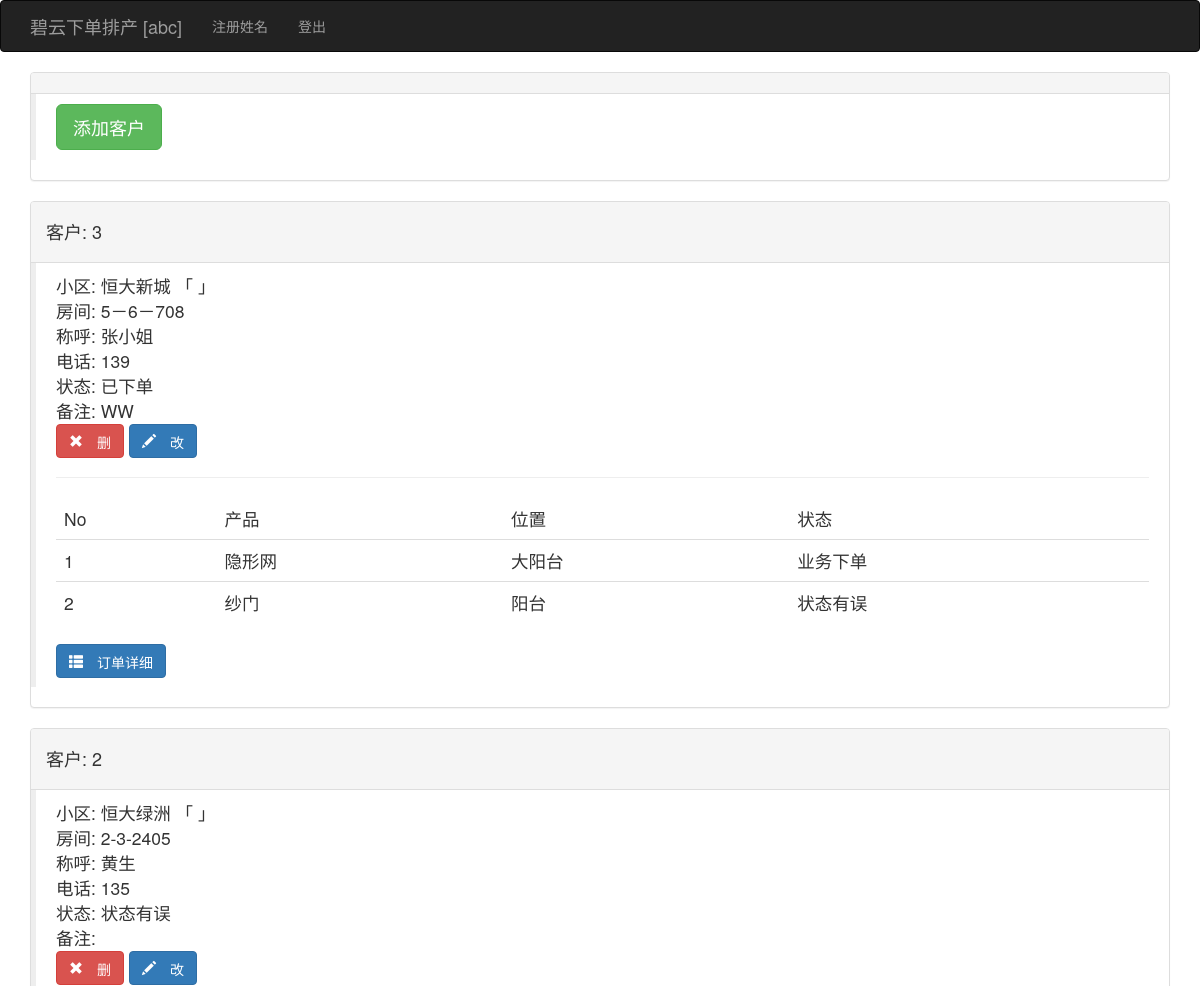
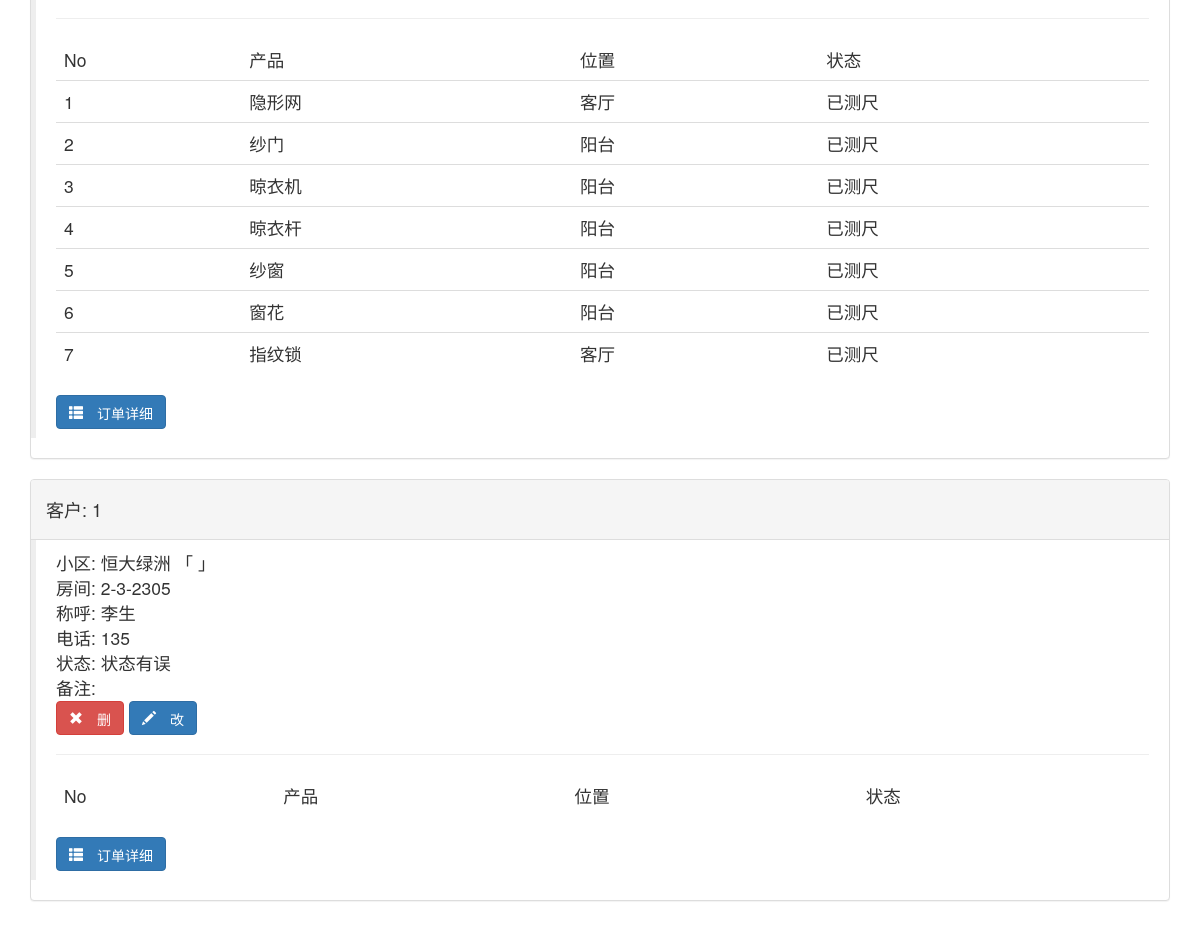
Page /kehulist (signed in) on the committed database (2 pictures, top to bottom).
### app/models.py (models this page shows, shortened)
class User(UserMixin, db.Model):
    __tablename__ = 'users'
    id = db.Column(db.Integer, primary_key=True)
    user = db.Column(db.String(64), unique=True, index=True)
    pin = db.Column(db.String(64))
    username = db.Column(db.String(64))
    tel = db.Column(db.String(32))
    role = db.Column(db.String(64))
    isuse = db.Column(db.Boolean, default=False)
    beizhu = db.Column(db.String(64))
    kehus = db.relationship('Kehu', backref='user', lazy='dynamic')
    @login_manager.user_loader
    def load_user(user_id):
        return User.query.get(int(user_id))

class Kehu(db.Model):
    __tablename__ = 'kehus'
    id = db.Column(db.Integer, primary_key=True)
    user_id = db.Column(db.Integer, db.ForeignKey('users.id'))
    xiaoqu_id = db.Column(db.Integer, db.ForeignKey('xiaoqus.id'))
    fangjian = db.Column(db.String(64))
    chenghu = db.Column(db.String(64))
    tel = db.Column(db.String(64))
    zje = db.Column(db.Float)
    beizhu = db.Column(db.String(64))
    status = db.Column(db.Integer, default=0)  # 0已测尺、1已下单、2已安装、3已清款
    time0 = db.Column(db.DateTime(), default=datetime.utcnow)
    time1 = db.Column(db.DateTime())
    time2 = db.Column(db.DateTime())
    time3 = db.Column(db.DateTime())
    dingdans = db.relationship('Dingdan', backref='kehu', lazy='dynamic')

class Xiaoqu(db.Model):
    __tablename__ = 'xiaoqus'
    id = db.Column(db.Integer, primary_key=True)
    xiaoqu = db.Column(db.String(64), unique=True, index=True)
    dizhi = db.Column(db.String(100))
    beizhu = db.Column(db.String(128))
    kehus = db.relationship('Kehu', backref='xiaoqu', lazy='dynamic')

class Dingdan(db.Model):
    __tablename__ = 'dingdans'
    id = db.Column(db.Integer, primary_key=True)
    kehu_id = db.Column(db.Integer, db.ForeignKey('kehus.id'))
    chanpin_id = db.Column(db.Integer, db.ForeignKey('chanpins.id'))
    shuliang = db.Column(db.Integer)
    weizhi = db.Column(db.String(64))
    xinghao = db.Column(db.String(64))
    kuan_chang = db.Column(db.Integer)
    gao = db.Column(db.Integer)
    meikongkuan_bashoudigao = db.Column(db.Integer)
    color = db.Column(db.String(64))
    shanshu = db.Column(db.Integer)
    zhonghengtiaoshu_gantiaoshu = db.Column(db.Integer)
    shuowei = db.Column(db.String(64))
    ishaveht = db.Column(db.String(64))
    zhangfa_dengfenshu_kaishuofangshi = db.Column(db.String(64))
    jiage = db.Column(db.Float)
    tushipic = db.Column(db.String(64))
    beizhu = db.Column(db.String(64))
    status = db.Column(db.Integer, default=0)  # 0测尺、1业务下单、2工厂下单、3工厂入库、4工厂发货、5货到工地、6安装完成
    fakaidi = db.Column(db.String(64))
    time0 = db.Column(db.DateTime(), default=datetime.utcnow)
    user0_id = db.Column(db.Integer, db.ForeignKey('users.id'))
    time1 = db.Column(db.DateTime())
    user1_id = db.Column(db.Integer, db.ForeignKey('users.id'))
    time2 = db.Column(db.DateTime())
    user2_id = db.Column(db.Integer, db.ForeignKey('users.id'))
    time3 = db.Column(db.DateTime())
    user3_id = db.Column(db.Integer, db.ForeignKey('users.id'))
    time4 = db.Column(db.DateTime())
    user4_id = db.Column(db.Integer, db.ForeignKey('users.id'))
    time5 = db.Column(db.DateTime())
    user5_id = db.Column(db.Integer, db.ForeignKey('users.id'))
    time6 = db.Column(db.DateTime())
    user6_id = db.Column(db.Integer, db.ForeignKey('users.id'))

class Chanpin(db.Model):
    __tablename__ = 'chanpins'
    id = db.Column(db.Integer, primary_key=True)
    pinming = db.Column(db.String(64))
    jiage = db.Column(db.Float)
    beizhu = db.Column(db.String(64))
    dingdans = db.relationship('Dingdan', backref='chanpin', lazy='dynamic')

### app/main/views.py (the view)
@main.route('/kehulist', methods=['GET', 'POST'])
@login_required
def kehulist():
    kehus = Kehu.query.filter_by(user=current_user._get_current_object()).order_by(
        Kehu.id.desc())  # .order_by(Guke.outtime.desc())
    return render_template('kehulist.html', kehus=kehus)  # form=form,

### app/templates/kehulist.html (shortened to what this page needs)
{% extends "base.html" %}
{% import "bootstrap/wtf.html" as wtf %}
{% block page_content %}
    <div class="panel panel-default">
          <div class="panel-heading"></div>
                   <div class="post-body">
                    <blockquote>
                    <a class="btn btn-success btn-lg" href="{{  url_for('main.addkehu') }}" >添加客户</a>
                    </blockquote>
                </div>
    </div>
    {% for kehu in kehus %}
           <div class="panel panel-default">
                <div class="panel-heading"><h4>客户: {{ kehu.id }}  </h4></div>
                <div class="post-body">
                    <blockquote>
                    <ul class="list-unstyled">
                    <li>小区: {{ kehu.xiaoqu.xiaoqu }} 「 {{ kehu.xiaoqu.weizhi }} 」</li>
                    <li>房间: {{ kehu.fangjian }}</li>
                    <li>称呼: {{ kehu.chenghu }}</li>
                    <li>电话: {{ kehu.tel }}</li>
                    {% if kehu.status == 1 %}
                        <li>状态: 已测尺</li>
                    {% elif kehu.status == 2  %}
                        <li>状态: 已下单</li>
                    {% elif kehu.status == 3  %}
                        <li>状态: 已安装</li>
                    {% elif kehu.status == 4  %}
                        <li>状态: 已清款</li>
                    {% else %}
                        <li>状态: 状态有误</li>
                    {% endif %}
                    <li>备注: {{ kehu.beizhu }}</li>
                    <li><a class="btn btn-danger glyphicon glyphicon-remove" href="{{  url_for('main.delkehu', id=kehu.id) }}" > 删</a>
               <a class="btn btn-primary glyphicon glyphicon-pencil" href="{{  url_for('main.editkehu', id=kehu.id) }}" > 改</a></li>
                    </ul>
                    <hr>
                    <table class="table">
                    <thead>
                        <tr>
                        <td>No</td><td>产品</td><td>位置</td><td>状态</td>
                        </tr>
                    </thead>
                    <tbody>
                    {% for dingdan in kehu.dingdans %}
                        <tr>
                        <td>{{ loop.index }}</td><td>{{ dingdan.chanpin.pinming }}</td><td>{{ dingdan.weizhi }}</td><td>
                    {% if dingdan.status == 1 %}
                        已测尺
                    {% elif dingdan.status == 2  %}
                        业务下单
                    {% elif dingdan.status == 3  %}
                        工厂下单
                    {% elif dingdan.status == 4  %}
                        工厂入库
                    {% elif dingdan.status == 5  %}
                        工厂发货
                    {% elif dingdan.status == 6  %}
                        货到工地
                    {% elif dingdan.status == 7  %}
                        安装完成
                    {% else %}
                        状态有误
                    {% endif %}
                        </td>
                        </tr>
                    {% endfor %}
                    </tbody>
                    </table>
                <a class="btn btn-primary glyphicon glyphicon-th-list" href="{{  url_for('main.showkehudd', id=kehu.id) }}" > 订单详细</a>
                    </blockquote>
                </div>
            </div>
    {% endfor %}
{% endblock %}

### app/templates/base.html (shortened to what this page needs)
{% extends "bootstrap/base.html" %}
{% block head %}
{{ super() }}
<link rel="stylesheet" type="text/css" href="{{ url_for('static', filename='styles.css') }}">
{% endblock %}
{% block navbar %}
<div class="navbar navbar-inverse" role="navigation">
    <div class="container">
        <div class="navbar-header">
            <a class="navbar-brand" href="{{ url_for('main.index') }}">碧云下单排产 [{{ current_user.username }}] </a>
        </div>
        <div class="navbar-collapse collapse">
            <ul class="nav navbar-nav">
                {% if current_user.is_authenticated %}
                <li><a href="{{ url_for('auth.change_username') }}">注册姓名</a></li>
                <li><a href="{{ url_for('auth.logout') }}">登出</a></li>
                {% endif %}
            </ul>
        </div>
    </div>
</div>
{% endblock %}
{% block content %}
<div class="container">
    {% block page_content %}{% endblock %}
</div>
{% endblock %}

### rows in the picture
User: username "abc"
Kehu: id "3", xiaoqu.xiaoqu "恒大新城", fangjian "5－6－708", chenghu "张小姐", tel "139", status "状态: 已下单", beizhu "WW"
Dingdan: chanpin.pinming "隐形网", weizhi "大阳台", status "业务下单"
Dingdan: chanpin.pinming "纱门", weizhi "阳台", status "状态有误"
Kehu: id "2", xiaoqu.xiaoqu "恒大绿洲", fangjian "2-3-2405", chenghu "黄生", tel "135", status "状态: 状态有误"
Dingdan: chanpin.pinming "隐形网", weizhi "客厅", status "已测尺"
Dingdan: chanpin.pinming "纱门", weizhi "阳台", status "已测尺"
Dingdan: chanpin.pinming "晾衣机", weizhi "阳台", status "已测尺"
Dingdan: chanpin.pinming "晾衣杆", weizhi "阳台", status "已测尺"
Dingdan: chanpin.pinming "纱窗", weizhi "阳台", status "已测尺"
Dingdan: chanpin.pinming "窗花", weizhi "阳台", status "已测尺"
Dingdan: chanpin.pinming "指纹锁", weizhi "客厅", status "已测尺"
Kehu: id "1", xiaoqu.xiaoqu "恒大绿洲", fangjian "2-3-2305", chenghu "李生", tel "135", status "状态: 状态有误"
